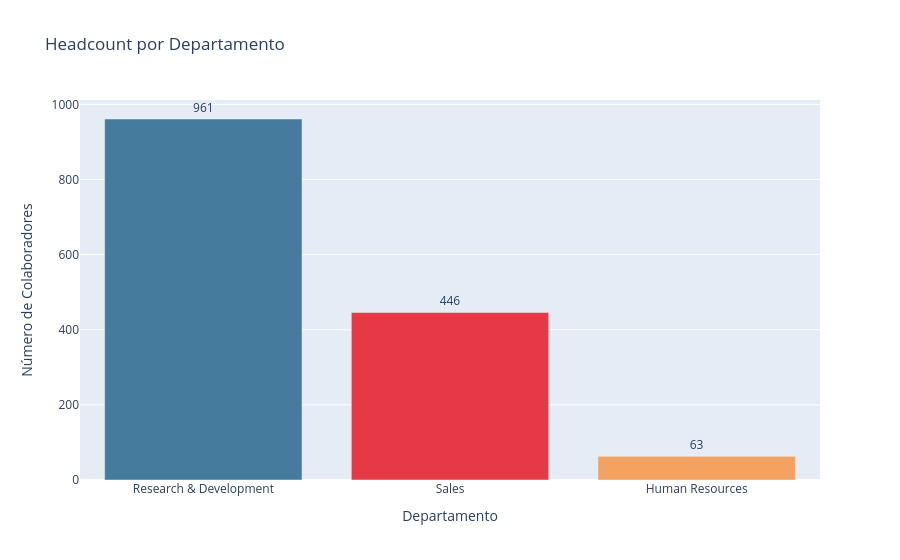

Notebook code for this chart:
### Markdown cell above
## 3. Perfil Profissional

### Code cell
# Headcount por departamento e cargo
headcount_dept = df['Department'].value_counts().reset_index()
headcount_dept.columns = ['departamento', 'total']

fig = px.bar(
    headcount_dept, x='departamento', y='total',
    color='departamento',
    color_discrete_sequence=['#457B9D', '#E63946', '#F4A261'],
    title='Headcount por Departamento',
    labels={'departamento': 'Departamento', 'total': 'Número de Colaboradores'},
    text='total'
)
fig.update_traces(textposition='outside')
fig.update_layout(showlegend=False)
fig.show()

### Figure 1 — Plotly figure (JSON) as saved in the notebook; plotly's stock layout.template omitted (floating-point values rounded to 4 significant figures)
{"data": [{"hovertemplate": "Departamento=%{x}<br>Número de Colaboradores=%{text}<extra></extra>", "legendgroup": "Research & Development", "marker": {"color": "#457B9D", "pattern": {"shape": ""}}, "name": "Research & Development", "orientation": "v", "showlegend": true, "text": [961.0], "textposition": "outside", "type": "bar", "x": ["Research & Development"], "xaxis": "x", "y": [961], "yaxis": "y"}, {"hovertemplate": "Departamento=%{x}<br>Número de Colaboradores=%{text}<extra></extra>", "legendgroup": "Sales", "marker": {"color": "#E63946", "pattern": {"shape": ""}}, "name": "Sales", "orientation": "v", "showlegend": true, "text": [446.0], "textposition": "outside", "type": "bar", "x": ["Sales"], "xaxis": "x", "y": [446], "yaxis": "y"}, {"hovertemplate": "Departamento=%{x}<br>Número de Colaboradores=%{text}<extra></extra>", "legendgroup": "Human Resources", "marker": {"color": "#F4A261", "pattern": {"shape": ""}}, "name": "Human Resources", "orientation": "v", "showlegend": true, "text": [63.0], "textposition": "outside", "type": "bar", "x": ["Human Resources"], "xaxis": "x", "y": [63], "yaxis": "y"}], "layout": {"barmode": "relative", "legend": {"title": {"text": "Departamento"}, "tracegroupgap": 0}, "showlegend": false, "title": {"text": "Headcount por Departamento"}, "xaxis": {"anchor": "y", "categoryarray": ["Research & Development", "Sales", "Human Resources"], "categoryorder": "array", "domain": [0.0, 1.0], "title": {"text": "Departamento"}}, "yaxis": {"anchor": "x", "domain": [0.0, 1.0], "title": {"text": "Número de Colaboradores"}}}}
